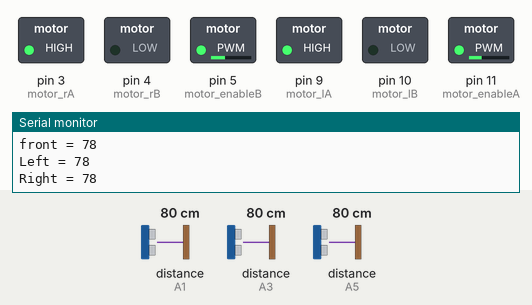
This sketch was run on a simulated Arduino Uno, built with avr-gcc and run on an emulated ATmega328P. On the bench: switched loads named in the sketch (green lamp = pin HIGH), the last lines printed to the serial monitor. Wiring (inferred from the names in the program): 3 × ultrasonic range finder: trigger A0, echo A1 / trigger A2, echo A3 / trigger A4, echo A5. Dashed ring = blinking. The inputs (shaded band) are chosen by the test bench; at power-on: distance to the obstacle (sensors on A1, A3, A5) 80 cm. The echo pulse lasts 58.3 µs per cm; pins used as bus, display or sensor lines are not drawn.

Above: at 2.9 s.
3.0 s: distance to the obstacle (sensor on A1) set to 24 cm
8.9 s: distance to the obstacle (sensor on A1) set to 20 cm
At 11.2 s:
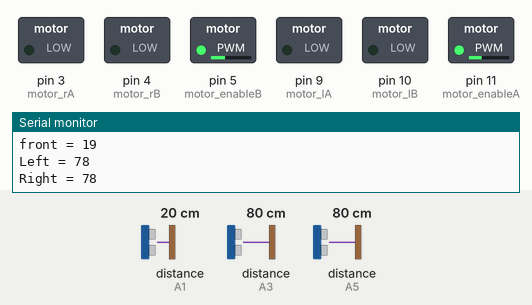
15.1 s: distance to the obstacle (sensor on A1) set to 35 cm
At 15.66 s:
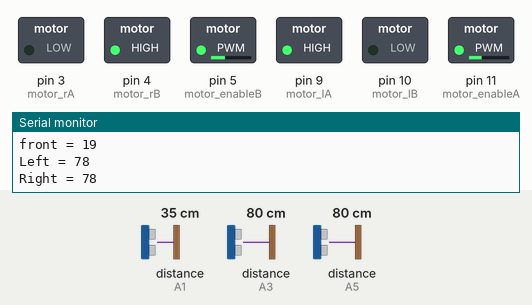
21.3 s: distance to the obstacle (sensor on A3) set to 23 cm
24.8 s: distance to the obstacle (sensor on A3) set to 18 cm
27.6 s: distance to the obstacle (sensor on A3) set to 12 cm
30.6 s: distance to the obstacle (sensor on A3) set to 9 cm
At 33.9 s:
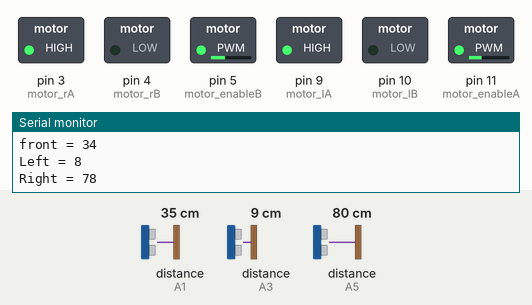
Timing chart, 0 to 37.8 s (numbered marks = the images above; inputs shaded):
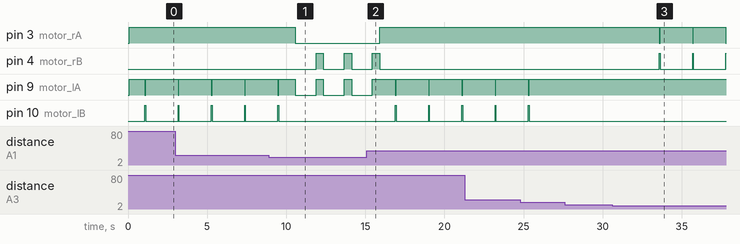

The sketch:

robot.ino
```cpp
int motor_lA = 9;
int motor_lB = 10;
int motor_enableA = 11;

int motor_rA = 3;
int motor_rB = 4;
int motor_enableB = 5;

int trigger_front = A0;
int echo_front = A1;

int trigger_left = A2;
int echo_left = A3;

int trigger_right = A4;
int echo_right = A5;


void setup() {
  pinMode(motor_lA,OUTPUT);   //left motors forward
  pinMode(motor_lB,OUTPUT);   //left motors reverse
  pinMode(motor_enableA, OUTPUT);

  pinMode(motor_rA,OUTPUT);   //right motors forward
  pinMode(motor_rB,OUTPUT);   //rignt motors reverse
  pinMode(motor_enableB, OUTPUT);

  pinMode(trigger_front,OUTPUT);
  pinMode(echo_front,INPUT);

  pinMode(trigger_left,OUTPUT);
  pinMode(echo_left,INPUT);

  pinMode(trigger_right,OUTPUT);
  pinMode(echo_right,INPUT);

  analogWrite(motor_enableA, 80);
  analogWrite(motor_enableB, 88);

}

void loop() {
  Serial.begin(9600);
  long duration_front, distance_front, duration_left, distance_left, duration_right, distance_right;

  //Calculating distance

  digitalWrite(trigger_front, LOW);
  delayMicroseconds(2);
  digitalWrite(trigger_front, HIGH);
  delayMicroseconds(10);
  digitalWrite(trigger_front, LOW);
  duration_front = pulseIn(echo_front, HIGH);
  distance_front= duration_front*0.034/2;

  digitalWrite(trigger_left, LOW);
  delayMicroseconds(2);
  digitalWrite(trigger_left, HIGH);
  delayMicroseconds(10);
  digitalWrite(trigger_left, LOW);
  duration_left = pulseIn(echo_left, HIGH);
  distance_left= duration_left*0.034/2;

  digitalWrite(trigger_right, LOW);
  delayMicroseconds(2);
  digitalWrite(trigger_right, HIGH);
  delayMicroseconds(10);
  digitalWrite(trigger_right, LOW);
  duration_right = pulseIn(echo_right, HIGH);
  distance_right= duration_right*0.034/2;

  Serial.print("front = ");
  Serial.println(distance_front);
  Serial.print("Left = ");
  Serial.println(distance_left);
  Serial.print("Right = ");
  Serial.println(distance_right);
  delay(50);


  if (distance_front >20){

    forward();

    if(distance_left > 10&& distance_left<20){
      forward();
    }
    if(distance_left >=20){
       left();
       delay(30);
       forward();
    }
    if(distance_left<10 && distance_left>0){
      right();
      delay(30);
      forward();
    }
 }

  if(distance_front<=20&& distance_right > 20){
    Stop();
    delay(1000);
    right();
    delay(400);

  }

  if(distance_front<=20 && distance_right<20){
    Stop();
    delay(1000);
    right();
    delay(800);

  }


}

void forward()
{
  digitalWrite(motor_lA,1);
  digitalWrite(motor_lB,0);
  digitalWrite(motor_rA,1);
  digitalWrite(motor_rB,0);
  delay(1000);
}


void right(){
  digitalWrite(motor_lA,1);
  digitalWrite(motor_lB,0);
  digitalWrite(motor_rA,0);
  digitalWrite(motor_rB,1);
 delay(10);
}


void left(){
  digitalWrite(motor_lA,0);
  digitalWrite(motor_lB,1);
  digitalWrite(motor_rA,1);
  digitalWrite(motor_rB,0);
  delay(10);
}


void Stop(){
  digitalWrite(motor_lA,0);
  digitalWrite(motor_lB,0);
  digitalWrite(motor_rA,0);
  digitalWrite(motor_rB,0);
  delay(300);
}
```

Measured:
- the behaviour switches between 22 and 21 cm on distance to the obstacle (sensor on A1) (found by bisection; images 0 and 1)
- the behaviour switches between 11 and 10 cm on distance to the obstacle (sensor on A3) (found by bisection; images 2 and 3)
- after the input at 8.9 s, pin 3 (motor_rA): HIGH → LOW after 1.7 s; pin 4 (motor_rB): alternates HIGH for 0.47 s and LOW for 1.3 s, starting after 3.0 s; pin 10 (motor_lB): goes on until 9.5 s, then stays LOW
- after the input at 15.1 s, pin 3 (motor_rA): LOW → HIGH after 0.80 s; pin 4 (motor_rB): goes on until 15.9 s, then stays LOW; pin 10 (motor_lB): alternates HIGH for 0.04 s and LOW for 2.1 s, starting after 1.8 s
- after the input at 30.6 s, pin 3 (motor_rA): alternates HIGH for 2.1 s and LOW for 0.04 s, starting after 3.0 s; pin 4 (motor_rB): alternates HIGH for 0.04 s and LOW for 2.1 s, starting after 3.0 s
- by itself, pin 9 (motor_lA): repeats every 2.1 s: LOW 0.04 s, HIGH 2.1 s
- by itself, pin 10 (motor_lB): alternates HIGH for 0.04 s and LOW for 2.1 s
